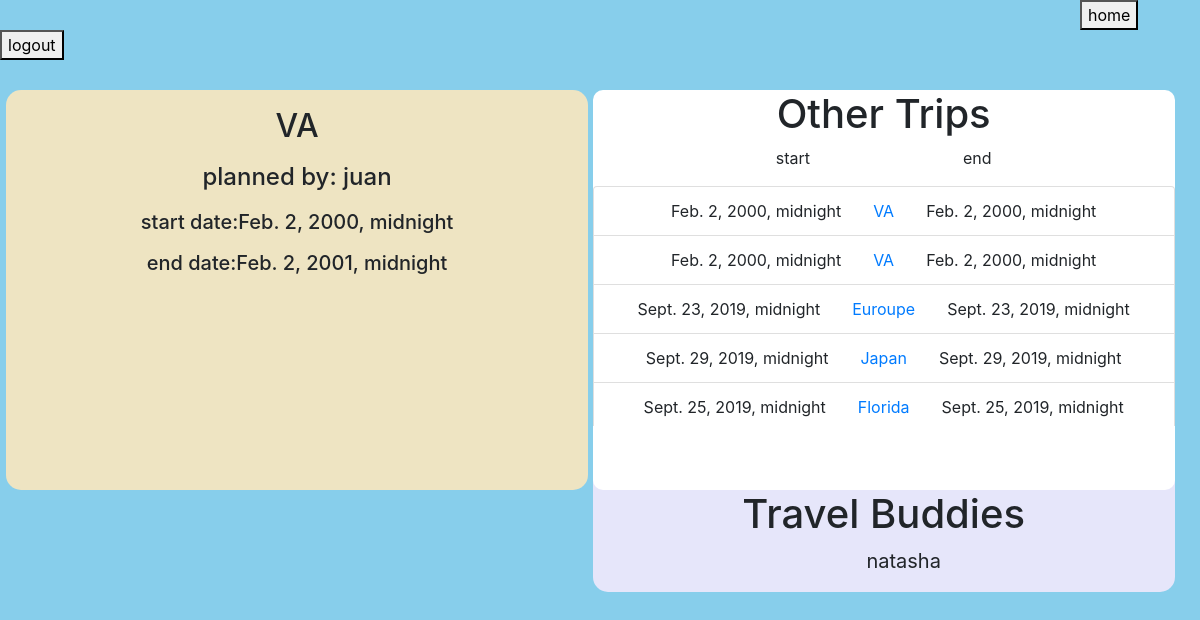
/trip/1 (signed in), run on the app's committed database.
### python_exam_app/models.py (models this page shows, shortened)
class Trip(models.Model):
    destination =  models.CharField(max_length=255)
    start_date = created_at = models.DateTimeField()
    end_date = created_at = models.DateTimeField()
    plan = models.TextField()
    planner = models.ForeignKey(User, related_name='trips', on_delete=models.CASCADE)
    created_at = models.DateTimeField(auto_now_add=True)
    updated_at = models.DateTimeField(auto_now_add=True)
    buddies = models.ManyToManyField(User, related_name="trip")
    objects = TripManager()

class User(models.Model):
    name = models.CharField(max_length=255)
    alias = models.CharField(max_length=255)
    email = models.CharField(max_length=255)
    password = models.CharField(max_length=255)
    created_at = models.DateTimeField(auto_now_add=True)
    updated_at = models.DateTimeField(auto_now_add=True)
    objects = UserManager()

### python_exam_app/views.py (the view)
# urls.py: path('trip/<int:number>', views.trip_info),
def trip_info(request, number):
    if 'id' not in request.session:
        return redirect('/')
    else:
        this_trip = Trip.objects.get(id=number)
        this_trip_buddies = this_trip.buddies.exclude(id = request.session['id'])
        all_trips = Trip.objects.all().order_by('created_at')
        context = {
            'this_trip' : this_trip,
            'this_trip_buddies' : this_trip_buddies,
            'all_trips' : all_trips,
        }
    return render(request, 'trip_info.html', context)

### python_exam_app/templates/trip_info.html (shortened to what this page needs)
<!DOCTYPE html>
<html lang="en">
<head>
    <link rel="stylesheet" href="https://stackpath.bootstrapcdn.com/bootstrap/4.3.1/css/bootstrap.min.css">
</head>
<body>
    <div id="maincontainer" >
        <a  id="logout_button" href="/travels"><button>home</button></a>
        <a  href="/logout"><button>logout</button></a>
        <br>
        <div id="reviews_container">
            <div class="inline" id="my_reviews">
                <h2>{{this_trip.destination}}</h3>
                <h4>planned by: {{this_trip.planner.name}}</h4>
                <h5>start date:{{this_trip.start_date}}</h5>
                <h5>end date:{{this_trip.end_date}}</h5>
            </div>
            <div class="inline " id="all_reviews">
                <div class="inline" id="other_books_container">
                        <h1>Other Trips</h1>
                        <p>start &emsp;&emsp;&emsp;&emsp;&emsp;&emsp;&emsp;&emsp;&emsp; end</p>
                        <div id="list_of_books">
                            <ul class="list-group">
                                {% for trip in all_trips %}
                                    <li class="list-group-item">{{trip.start_date}}&emsp;&emsp;<a href="/trip/{{trip.id}}">{{trip.destination}}</a>&emsp;&emsp;{{trip.start_date}}</li>
                                {% endfor %}
                            </ul>
                        </div>
                    </div>
                <div >
                    <h1>Travel Buddies</h1>
                    <ul>
                    {% for buddy in this_trip_buddies %}
                        <li style="font-size: 20px;">{{buddy.name}}</li>
                    {% endfor %}
                    </ul>
                </div>
            </div>
        </div>
    </div>
    </body>
</html>

### python_exam_app/templates/trip_info.html (style rules this page uses)
#maincontainer { background-color: skyblue; min-height: 1000px; }
ul { list-style-type: none; }
h1 { display: inline-block; }
h2,h3,h4,h5 { margin: 3%; }
#logout_button { margin-left: 90%; }
#reviews_container { width: 99%; margin: 30px auto; }
#my_reviews { background-color: #eee4c2; }
#all_reviews { background-color: lavender; }
.inline { display: inline-block; width: 49%; vertical-align: top; text-align: center; border-radius: 15px; min-height: 400px; }
#other_books_container { width: 100%; height: 300px; background-color: #fff; border-radius: 10px; }
#list_of_books { width: 100%; height: 240px; overflow: auto; }
#list_of_books ul { list-style-type: none; }
* { -webkit-box-sizing: content-box; -moz-box-sizing: content-box; box-sizing: content-box; }
*:before,*:after { -webkit-box-sizing: content-box; -moz-box-sizing: content-box; box-sizing: content-box; }

### data on the page
Trip: destination "VA", planner.name "juan", start_date "Feb. 2, 2000, midnight", end_date "Feb. 2, 2001, midnight"
Trip: start_date "Feb. 2, 2000, midnight", destination "VA"
Trip: start_date "Sept. 23, 2019, midnight", destination "Euroupe"
Trip: start_date "Sept. 29, 2019, midnight", destination "Japan"
Trip: start_date "Sept. 25, 2019, midnight", destination "Florida"
User: name "natasha"
